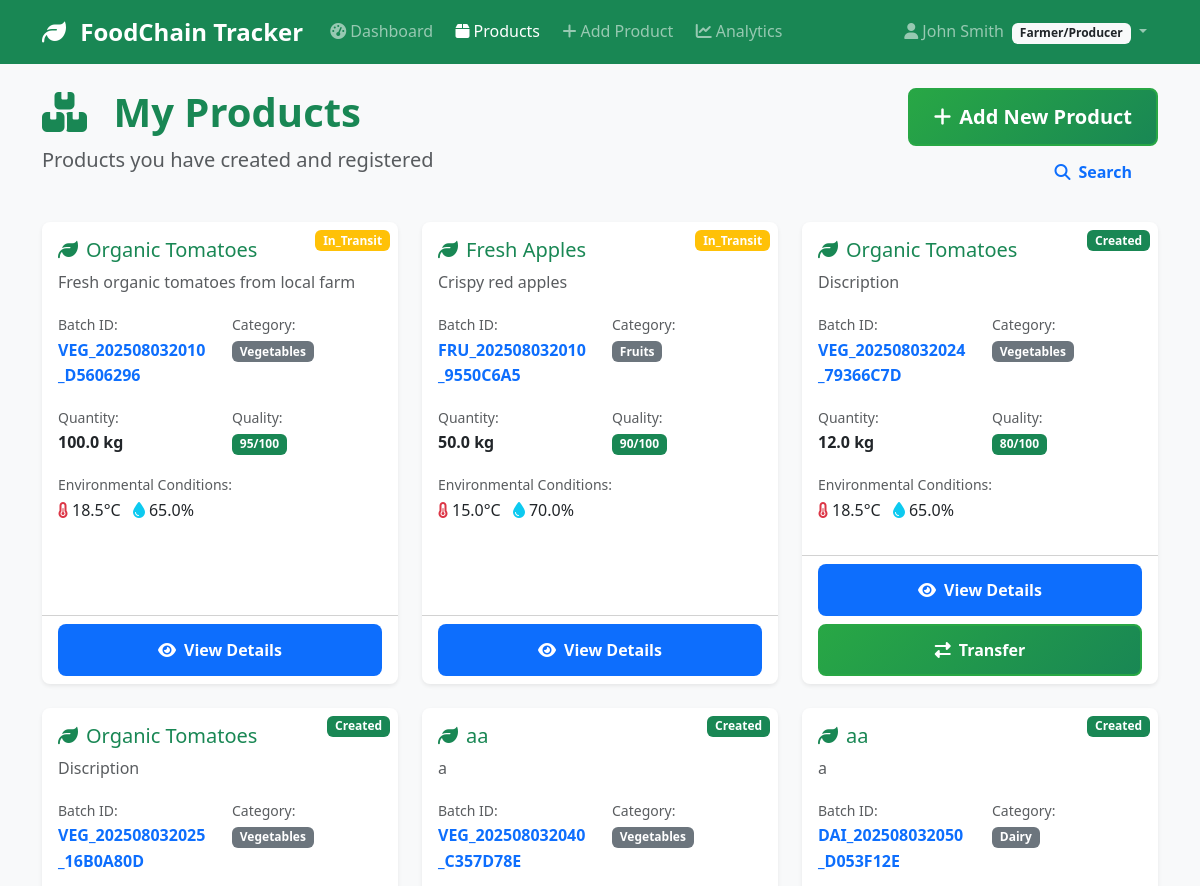
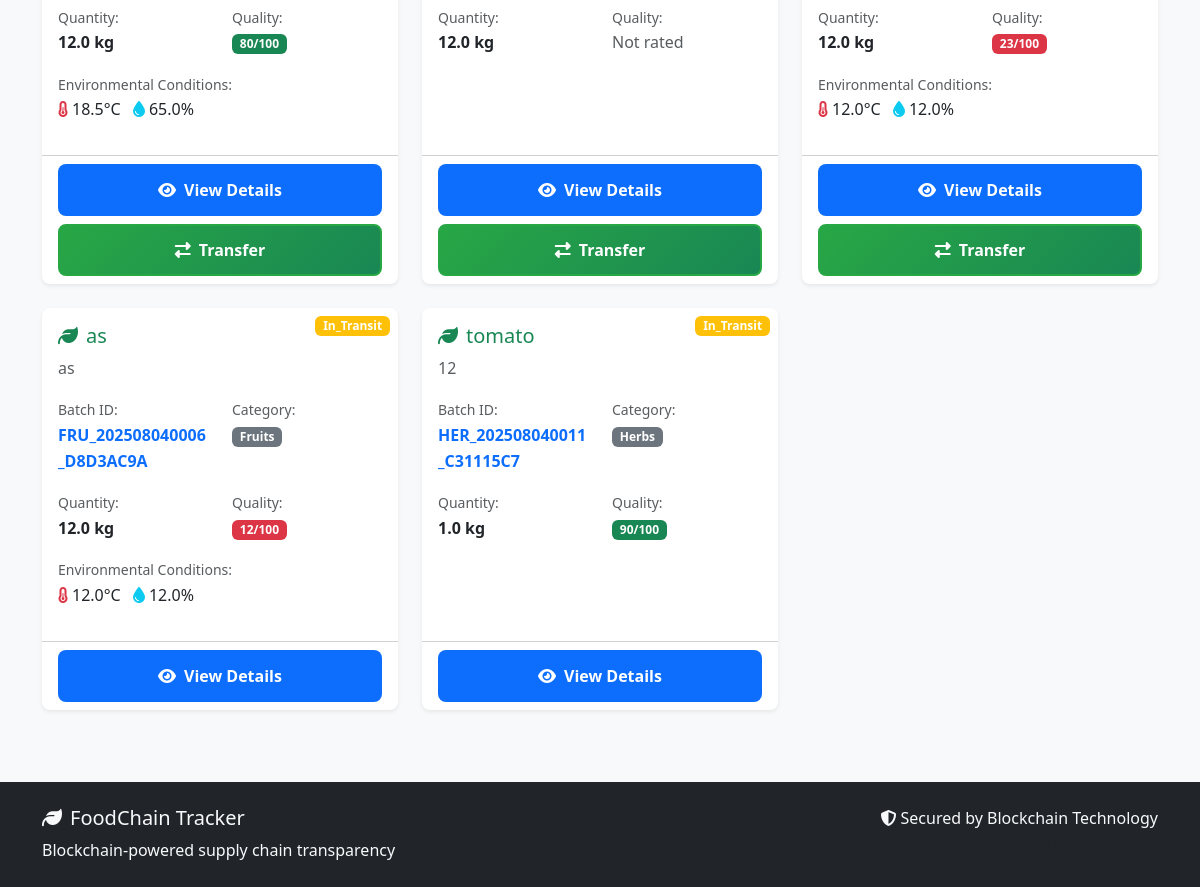
/products/ (signed in), run on an earlier commit of the app's database (2 pictures, top to bottom).
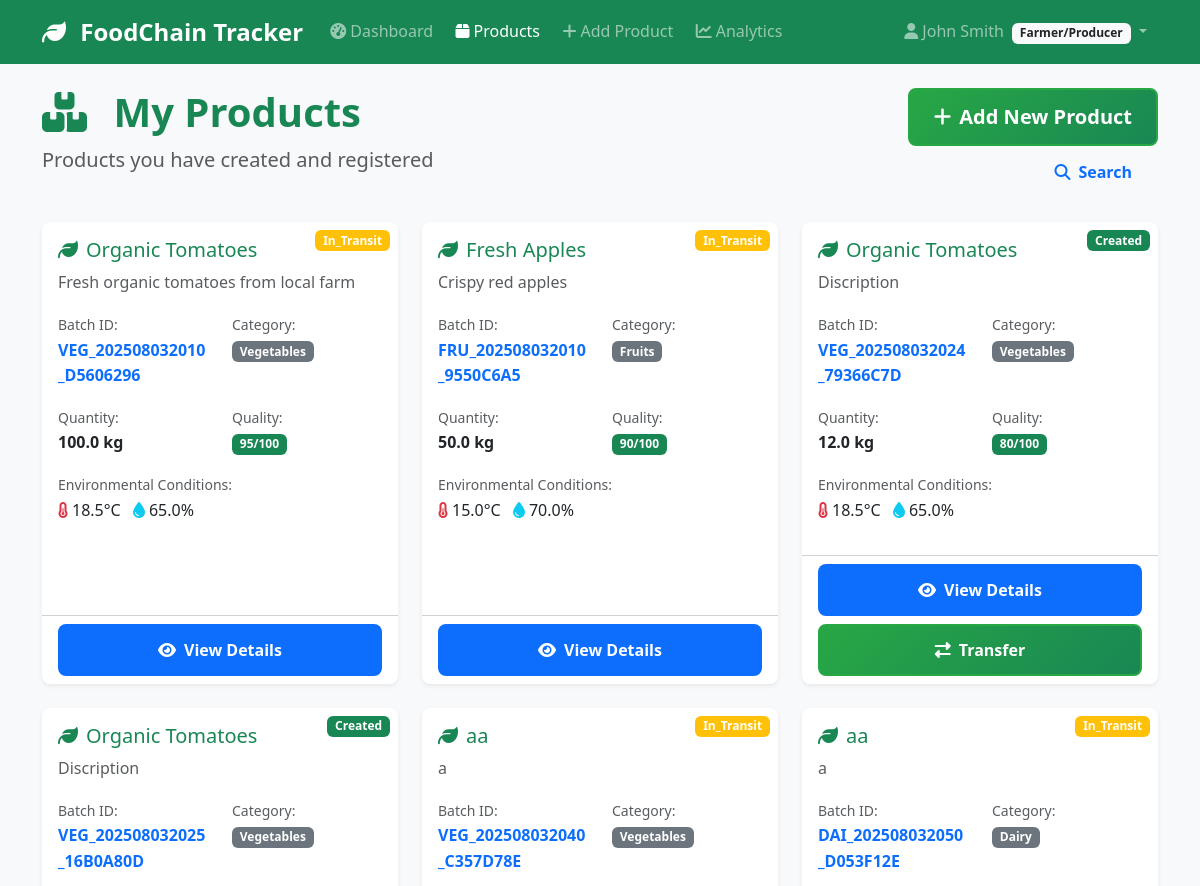
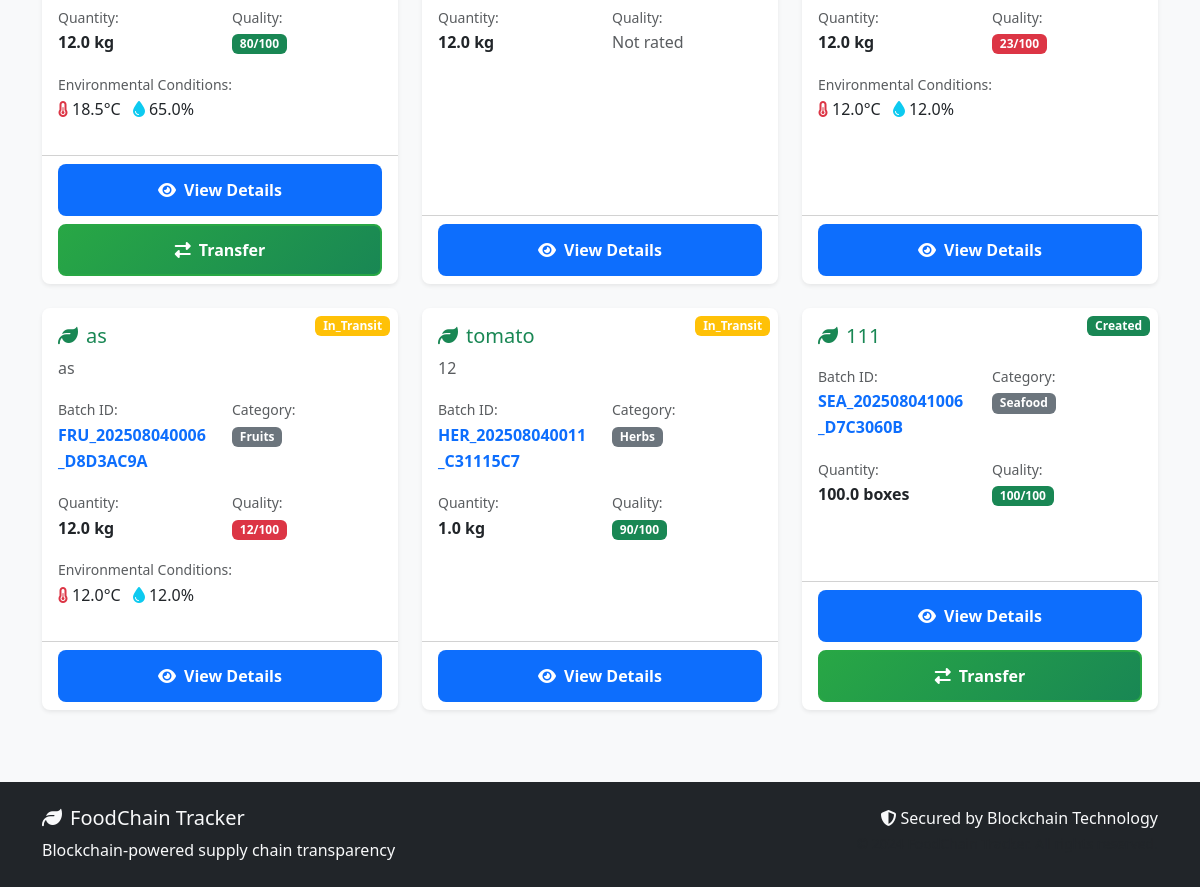
And on a later commit of the database (2 pictures, top to bottom).
### models/user.py (models this page shows, shortened)
class User(UserMixin, db.Model):
    __tablename__ = 'users'
    id = db.Column(db.Integer, primary_key=True)
    username = db.Column(db.String(80), unique=True, nullable=False)
    email = db.Column(db.String(120), unique=True, nullable=False)
    password_hash = db.Column(db.String(200), nullable=False)
    full_name = db.Column(db.String(100), nullable=False)
    phone = db.Column(db.String(20))
    address = db.Column(db.Text)
    role = db.Column(db.String(20), nullable=False)  # 'farmer', 'distributor', 'retailer', 'inspector'
    company_name = db.Column(db.String(100))
    license_number = db.Column(db.String(50))  # Business license or certification
    is_active = db.Column(db.Boolean, default=True)
    is_verified = db.Column(db.Boolean, default=False)  # For business verification
    created_at = db.Column(db.DateTime, default=datetime.utcnow)
    last_login = db.Column(db.DateTime)
    products_created = db.relationship('Product', foreign_keys='Product.created_by',
                                     backref='creator', lazy='dynamic')
    sent_transactions = db.relationship('Transaction', foreign_keys='Transaction.from_user_id',
                                      backref='sender', lazy='dynamic')
    received_transactions = db.relationship('Transaction', foreign_keys='Transaction.to_user_id',
                                          backref='receiver', lazy='dynamic')
    def get_role_display(self):
        role_names = {
            'farmer': 'Farmer/Producer',
            'distributor': 'Distributor',
            'retailer': 'Retailer',
            'inspector': 'Inspector'
        }
        return role_names.get(self.role, self.role.title())
    def can_create_products(self):
        return self.role == 'farmer'
    def can_transfer_products(self):
        return self.role in ['farmer', 'distributor']

### models/product.py (models this page shows, shortened)
class Product(db.Model):
    __tablename__ = 'products'
    id = db.Column(db.Integer, primary_key=True)
    batch_id = db.Column(db.String(50), unique=True, nullable=False)
    name = db.Column(db.String(100), nullable=False)
    category = db.Column(db.String(50), nullable=False)  # 'vegetables', 'fruits', 'grains', etc.
    description = db.Column(db.Text)
    quantity = db.Column(db.Float, nullable=False)  # Amount of product
    unit = db.Column(db.String(20), nullable=False)  # 'kg', 'tons', 'boxes', etc.
    quality_grade = db.Column(db.String(10))  # 'A', 'B', 'C', or custom grading
    quality_score = db.Column(db.Integer)  # 0-100 quality score
    origin_location = db.Column(db.String(200))  # Where product was produced
    harvest_date = db.Column(db.Date)
    expiry_date = db.Column(db.Date)
    current_location = db.Column(db.String(200))
    status = db.Column(db.String(50), default='created')  # 'created', 'in_transit', 'delivered', 'expired'
    temperature = db.Column(db.Float)  # Celsius
    humidity = db.Column(db.Float)     # Percentage
    pressure = db.Column(db.Float)     # For certain products
    created_by = db.Column(db.Integer, db.ForeignKey('users.id'), nullable=False)
    current_owner_id = db.Column(db.Integer, db.ForeignKey('users.id'), nullable=False)
    created_at = db.Column(db.DateTime, default=datetime.utcnow)
    updated_at = db.Column(db.DateTime, default=datetime.utcnow, onupdate=datetime.utcnow)
    current_owner = db.relationship('User', foreign_keys=[current_owner_id], backref='owned_products')
    transactions = db.relationship('Transaction', backref='product', lazy='dynamic', cascade='all, delete-orphan')
    def is_expired(self):
        if not self.expiry_date:
            return False
        return datetime.now().date() > self.expiry_date
    def days_until_expiry(self):
        if not self.expiry_date:
            return None
        delta = self.expiry_date - datetime.now().date()
        return delta.days

### routes/products.py (the view)
@products_bp.route('/')
@login_required
def list_products():
    page = request.args.get('page', 1, type=int)
    per_page = 20
    if current_user.role == 'farmer':
        products = Product.query.filter_by(created_by=current_user.id).paginate(
            page=page, per_page=per_page, error_out=False
        )
    elif current_user.role in ['distributor', 'retailer']:
        products = Product.query.filter_by(current_owner_id=current_user.id).paginate(
            page=page, per_page=per_page, error_out=False
        )
    else:
        products = Product.query.paginate(
            page=page, per_page=per_page, error_out=False
        )
    return render_template('products/list.html', products=products)

### templates/products/list.html (shortened to what this page needs)
{% extends "base.html" %}
{% block content %}
<div class="row mb-4">
    <div class="col-md-8">
        <h1 class="display-6 fw-bold text-success">
            <i class="fas fa-boxes me-3"></i>
            {% if current_user.role == 'farmer' %}
                My Products
            {% elif current_user.role in ['distributor', 'retailer'] %}
                Owned Products
            {% else %}
                All Products
            {% endif %}
        </h1>
        <p class="lead text-muted">
            {% if current_user.role == 'farmer' %}
                Products you have created and registered
            {% elif current_user.role in ['distributor', 'retailer'] %}
                Products currently in your possession
            {% else %}
                System-wide product overview
            {% endif %}
        </p>
    </div>
    <div class="col-md-4 text-end">
        {% if current_user.can_create_products() %}
            <a href="{{ url_for('products.add_product') }}" class="btn btn-success btn-lg">
                <i class="fas fa-plus me-2"></i>Add New Product
            </a>
        {% endif %}
        <a href="{{ url_for('products.search_products') }}" class="btn btn-outline-primary">
            <i class="fas fa-search me-2"></i>Search
        </a>
    </div>
</div>
{% if products.items %}
    <div class="row">
        {% for product in products.items %}
            <div class="col-lg-4 col-md-6 mb-4">
                <div class="card h-100 shadow-sm">
                    <div class="position-relative">
                        <span class="position-absolute top-0 end-0 m-2 badge bg-{{ 'success' if product.status == 'created' else 'warning' if product.status == 'in_transit' else 'info' if product.status == 'delivered' else 'danger' }}">
                            {{ product.status.title() }}
                        </span>
                    </div>
                    <div class="card-body">
                        <h5 class="card-title text-success">
                            <i class="fas fa-leaf me-2"></i>{{ product.name }}
                        </h5>
                        <p class="card-text text-muted">{{ product.description[:100] }}{% if product.description|length > 100 %}...{% endif %}</p>
                        <div class="row mb-3">
                            <div class="col-6">
                                <small class="text-muted">Batch ID:</small><br>
                                <strong class="text-primary">{{ product.batch_id }}</strong>
                            </div>
                            <div class="col-6">
                                <small class="text-muted">Category:</small><br>
                                <span class="badge bg-secondary">{{ product.category.title() }}</span>
                            </div>
                        </div>
                        <div class="row mb-3">
                            <div class="col-6">
                                <small class="text-muted">Quantity:</small><br>
                                <strong>{{ product.quantity }} {{ product.unit }}</strong>
                            </div>
                            <div class="col-6">
                                <small class="text-muted">Quality:</small><br>
                                {% if product.quality_score %}
                                    <span class="badge bg-{{ 'success' if product.quality_score >= 80 else 'warning' if product.quality_score >= 60 else 'danger' }}">
                                        {{ product.quality_score }}/100
                                    </span>
                                {% else %}
                                    <span class="text-muted">Not rated</span>
                                {% endif %}
                            </div>
                        </div>
                        {% if product.temperature %}
                            <div class="mb-3">
                                <small class="text-muted">Environmental Conditions:</small><br>
                                <i class="fas fa-thermometer-half text-danger me-1"></i>{{ product.temperature }}°C
                                {% if product.humidity %}
                                    <i class="fas fa-tint text-info ms-2 me-1"></i>{{ product.humidity }}%
                                {% endif %}
                            </div>
                        {% endif %}
                    </div>
                    <div class="card-footer bg-transparent">
                        <div class="d-grid gap-2">
                            <a href="{{ url_for('products.view_product', id=product.id) }}" class="btn btn-primary">
                                <i class="fas fa-eye me-2"></i>View Details
                            </a>
                            {% if current_user.id == product.current_owner_id and current_user.can_transfer_products() %}
                                <a href="{{ url_for('products.transfer_product', id=product.id) }}" class="btn btn-success">
                                    <i class="fas fa-exchange-alt me-2"></i>Transfer
                                </a>
                            {% endif %}
                        </div>
                    </div>
                </div>
            </div>
        {% endfor %}
    </div>
{% endif %}
{% endblock %}

### templates/base.html (shortened to what this page needs)
<!DOCTYPE html>
<html lang="en">
<head>
    <link href="https://cdn.jsdelivr.net/npm/bootstrap@5.3.0/dist/css/bootstrap.min.css" rel="stylesheet">
    <link href="https://cdnjs.cloudflare.com/ajax/libs/font-awesome/6.4.0/css/all.min.css" rel="stylesheet">
    <link href="{{ url_for('static', filename='css/style.css') }}" rel="stylesheet">
</head>
<body>
    <nav class="navbar navbar-expand-lg navbar-dark bg-success">
        <div class="container">
            <a class="navbar-brand" href="{{ url_for('index') }}">
                <i class="fas fa-leaf me-2"></i>
                FoodChain Tracker
            </a>
            <div class="collapse navbar-collapse" id="navbarNav">
                <ul class="navbar-nav me-auto">
                    {% if current_user.is_authenticated %}
                        <li class="nav-item">
                            <a class="nav-link" href="{{ url_for('dashboard.main') }}">
                                <i class="fas fa-tachometer-alt me-1"></i>Dashboard
                            </a>
                        </li>
                        <li class="nav-item">
                            <a class="nav-link" href="{{ url_for('products.list_products') }}">
                                <i class="fas fa-box me-1"></i>Products
                            </a>
                        </li>
                        {% if current_user.can_create_products() %}
                        <li class="nav-item">
                            <a class="nav-link" href="{{ url_for('products.add_product') }}">
                                <i class="fas fa-plus me-1"></i>Add Product
                            </a>
                        </li>
                        {% endif %}
                        <li class="nav-item">
                            <a class="nav-link" href="{{ url_for('analytics.dashboard') }}">
                                <i class="fas fa-chart-line me-1"></i>Analytics
                            </a>
                        </li>
                    {% endif %}
                </ul>
                <ul class="navbar-nav">
                    {% if current_user.is_authenticated %}
                        <li class="nav-item dropdown">
                            <a class="nav-link dropdown-toggle" href="#" id="navbarDropdown" role="button" data-bs-toggle="dropdown">
                                <i class="fas fa-user me-1"></i>{{ current_user.full_name }}
                                <span class="badge bg-light text-dark ms-1">{{ current_user.get_role_display() }}</span>
                            </a>
                        </li>
                    {% endif %}
                </ul>
            </div>
        </div>
    </nav>
    <main class="container my-4">
        {% block content %}{% endblock %}
    </main>
    <footer class="bg-dark text-light py-4 mt-5">
        <div class="container">
            <div class="row">
                <div class="col-md-6">
                    <h5><i class="fas fa-leaf me-2"></i>FoodChain Tracker</h5>
                    <p class="mb-0">Blockchain-powered supply chain transparency</p>
                </div>
                <div class="col-md-6 text-md-end">
                    <p class="mb-0">
                        <i class="fas fa-shield-alt me-1"></i>Secured by Blockchain Technology
                    </p>
                    <small class="text-muted">© 2024 FoodChain Tracker. All rights reserved.</small>
                </div>
            </div>
        </div>
    </footer>
</body>
</html>

### static/css/style.css (style rules this page uses)
:root { --primary-green: #28a745; --secondary-green: #20c997; --success-green: #198754; --warning-orange: #fd7e14; --danger-red: #dc3545; --info-blue: #0dcaf0; --dark-blue: #0d6efd; --light-gray: #f8f9fa; --border-radius: 0.5rem; --shadow: 0 0.125rem 0.25rem rgba(0, 0, 0, 0.075); --shadow-lg: 0 1rem 3rem rgba(0, 0, 0, 0.175); }
body { font-family: 'Segoe UI', Tahoma, Geneva, Verdana, sans-serif; background-color: #f8f9fa; line-height: 1.6; }
.navbar-brand { font-weight: 700; font-size: 1.5rem; }
.navbar-nav .nav-link { font-weight: 500; border-radius: var(--border-radius); margin: 0 0.2rem; transition: all 0.3s ease; }
.card { border: none; border-radius: var(--border-radius); box-shadow: var(--shadow); transition: all 0.3s ease; }
.btn { border-radius: var(--border-radius); font-weight: 600; padding: 0.75rem 1.5rem; transition: all 0.3s ease; border: 2px solid transparent; }
.btn-success { background: linear-gradient(135deg, var(--primary-green) 0%, var(--success-green) 100%); border-color: var(--primary-green); }

What changed in the data, as far as the page shows it:
changed Product "VEG_202508032040_C357D78E": status "Created" → "In_Transit"; no longer shows "Transfer"
changed Product "DAI_202508032050_D053F12E": status "Created" → "In_Transit"; no longer shows "Transfer"
added Product: status "Created", name "111", batch_id "SEA_202508041006_D7C3060B", category "Seafood", quantity "100.0", unit "boxes", quality_score "100"
